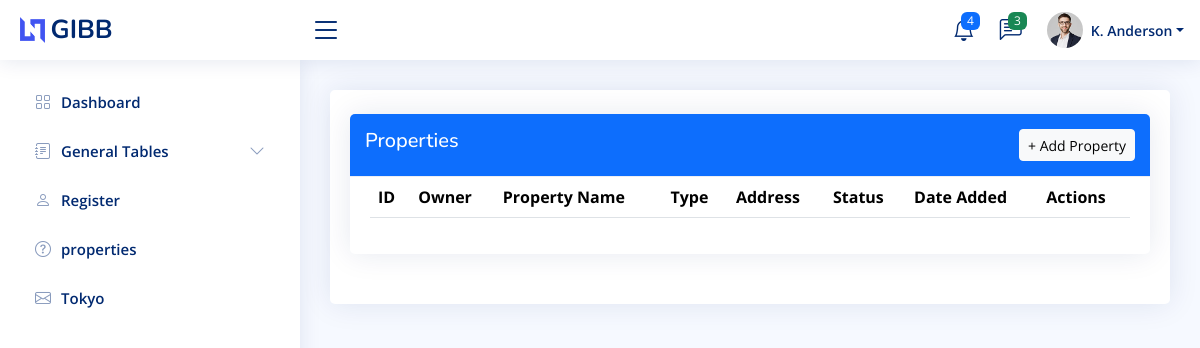
/index.php?page=properties, run on an earlier commit of the app's database.
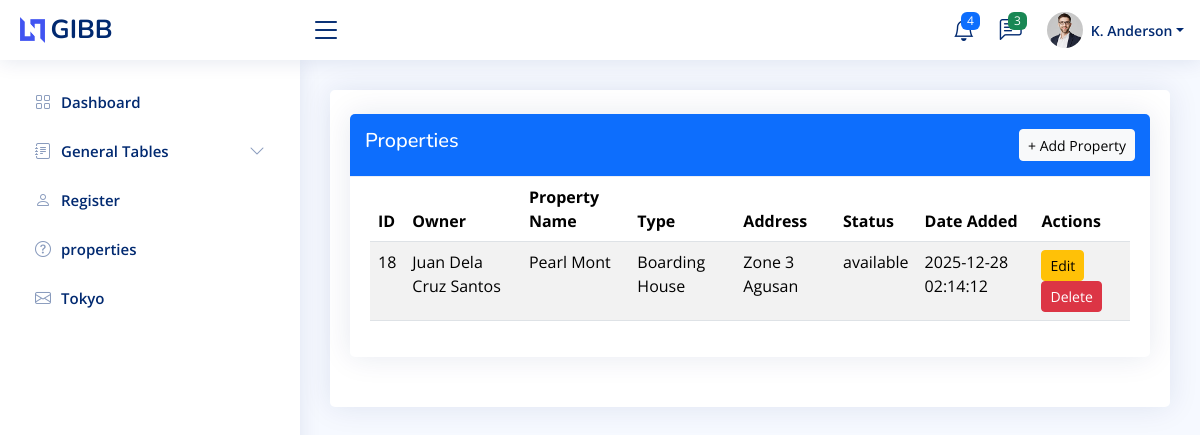
And on a later commit of the database.
### tables this page shows
CREATE TABLE `properties` (
  `property_id` int(11) NOT NULL,
  `owner_id` int(11) DEFAULT NULL,
  `property_name` varchar(100) DEFAULT NULL,
  `type` enum('Condominium','Boarding House','Rental Home') DEFAULT NULL,
  `address` varchar(255) DEFAULT NULL,
  `status` enum('available','unavailable','under maintenance','renovation') DEFAULT NULL,
  `created_at` timestamp NOT NULL DEFAULT current_timestamp(),
  `updated_at` timestamp NOT NULL DEFAULT current_timestamp() ON UPDATE current_timestamp()
);

### modules/tbl_properties.php (the view, shortened to what this page needs)
<?php
require_once "conn.php";
$result = $conn->query("
  SELECT p.property_id,
         p.property_name,
         p.type,
         p.address,
         p.status,
         p.created_at,
         p.updated_at,
         o.owner_id,
         CONCAT(o.firstname, ' ', o.lastname, ' ', o.middlename) AS owner_fullname
  FROM properties p
  JOIN owner o ON p.owner_id = o.owner_id
  ORDER BY p.property_id DESC
");
?>
<div class="card mt-4">
  <div class="card-header bg-primary text-white d-flex justify-content-between">
    <h5>Properties</h5>
    <button class="btn btn-light btn-sm" data-bs-toggle="modal" data-bs-target="#addModal">+ Add Property</button>
  </div>
  <div class="card-body table-responsive">
    <table class="table table-striped">
      <thead>
        <tr>
          <th>ID</th>
          <th>Owner</th>
          <th>Property Name</th>
          <th>Type</th>
          <th>Address</th>
          <th>Status</th>
          <th>Date Added</th>
          <th>Actions</th>
        </tr>
      </thead>
      <tbody>
        <?php while ($r = $result->fetch_assoc()): ?>
          <tr>
            <td><?= $r['property_id'] ?></td>
            <td><?= $r['owner_fullname'] ?></td>
            <td><?= $r['property_name'] ?></td>
            <td><?= $r['type'] ?></td>
            <td><?= $r['address'] ?></td>
            <td><?= $r['status'] ?></td>
            <td><?= $r['created_at'] ?></td>
            <td>
              <button class="btn btn-warning btn-sm" data-bs-toggle="modal"
                data-bs-target="#editModal<?= $r['property_id'] ?>">Edit</button>
              <form method="POST" style="display:inline">
                <button type="submit" class="btn btn-danger btn-sm">Delete</button>
              </form>
            </td>
          </tr>
        <?php endwhile; ?>
      </tbody>
    </table>
  </div>
</div>

### index.php (shortened to what this page needs)
<!DOCTYPE html>
<html lang="en">
<head>
  <link href="assets/vendor/bootstrap/css/bootstrap.min.css" rel="stylesheet">
  <link href="assets/vendor/bootstrap-icons/bootstrap-icons.css" rel="stylesheet">
  <link href="assets/vendor/boxicons/css/boxicons.min.css" rel="stylesheet">
  <link href="assets/vendor/quill/quill.snow.css" rel="stylesheet">
  <link href="assets/vendor/quill/quill.bubble.css" rel="stylesheet">
  <link href="assets/vendor/remixicon/remixicon.css" rel="stylesheet">
  <link href="assets/vendor/simple-datatables/style.css" rel="stylesheet">
  <link href="assets/css/style.css" rel="stylesheet">
</head>
<body>
  <header id="header" class="header fixed-top d-flex align-items-center">
    <div class="d-flex align-items-center justify-content-between">
      <a href="index.html" class="logo d-flex align-items-center">
        <img src="assets/img/logo.png" alt="">
        <span class="d-none d-lg-block">GIBB</span>
      </a>
      <i class="bi bi-list toggle-sidebar-btn"></i>
    </div>
    <nav class="header-nav ms-auto">
      <ul class="d-flex align-items-center">
        <li class="nav-item dropdown">
          <a class="nav-link nav-icon" href="#" data-bs-toggle="dropdown">
            <i class="bi bi-bell"></i>
            <span class="badge bg-primary badge-number">4</span>
          </a>
        </li>
        <li class="nav-item dropdown">
          <a class="nav-link nav-icon" href="#" data-bs-toggle="dropdown">
            <i class="bi bi-chat-left-text"></i>
            <span class="badge bg-success badge-number">3</span>
          </a>
        </li>
        <li class="nav-item dropdown pe-3">
          <a class="nav-link nav-profile d-flex align-items-center pe-0" href="#" data-bs-toggle="dropdown">
            <img src="assets/img/profile-img.jpg" alt="Profile" class="rounded-circle">
            <span class="d-none d-md-block dropdown-toggle ps-2">K. Anderson</span>
          </a>
  </header>
  <aside id="sidebar" class="sidebar">
    <ul class="sidebar-nav" id="sidebar-nav">
      <li class="nav-item">
        <a class="nav-link collapsed" href="index.html  ">
          <i class="bi bi-grid"></i>
          <span>Dashboard</span>
        </a>
      </li>
      <li class="nav-item">
        <a class="nav-link collapsed" data-bs-target="#forms-nav" data-bs-toggle="collapse" href="#">
          <i class="bi bi-journal-text"></i><span>General Tables</span><i class="bi bi-chevron-down ms-auto"></i>
        </a>
          </li>
      <li class="nav-item">
        <a class="nav-link collapsed" href="index.php?page=register">
          <i class="bi bi-person"></i>
          <span>Register</span>
        </a>
      </li>
      <li class="nav-item">
        <a class="nav-link collapsed" href="index.php?page=properties">
          <i class="bi bi-question-circle"></i>
          <span>properties</span>
        </a>
      </li>
      <li class="nav-item">
        <a class="nav-link collapsed" href="index.php?page=tokyo">
          <i class="bi bi-envelope"></i>
          <span>Tokyo</span>
        </a>
      </li>
    </ul>
  </aside>
  <main id="main" class="main">
    <section class="section">
      <div class="row">
        <div class="col-lg-12">
          <div class="card">
            <div class="card-body">
                  <?php
                    if (isset($_GET["page"])) {
                      $page = $_GET["page"];
                      switch ($page) {
                        case "properties":
                          include"modules/tbl_properties.php";
                          break;
                      }
                    }
?>
            </div>
          </div>
        </div>
      </div>
    </section>
  </main>
</body>
</html>

### assets/css/style.css (style rules this page uses)
:root { scroll-behavior: smooth; }
body { font-family: "Open Sans", sans-serif; background: #f6f9ff; color: #444444; }
a { color: #4154f1; text-decoration: none; }
h1, h2, h3, h4, h5, h6 { font-family: "Nunito", sans-serif; }
#main { margin-top: 60px; padding: 20px 30px; transition: all 0.3s; }
.card { margin-bottom: 30px; border: none; border-radius: 5px; box-shadow: 0px 0 30px rgba(1, 41, 112, 0.1); }
.card-header, .card-footer { border-color: #ebeef4; background-color: #fff; color: #798eb3; padding: 15px; }
.card-body { padding: 0 20px 20px 20px; }
.logo { line-height: 1; }
@media (min-width: 1200px) { .logo { width: 280px; } }
.logo img { max-height: 26px; margin-right: 6px; }
.logo span { font-size: 26px; font-weight: 700; color: #012970; font-family: "Nunito", sans-serif; }
.header { transition: all 0.5s; z-index: 997; height: 60px; box-shadow: 0px 2px 20px rgba(1, 41, 112, 0.1); background-color: #fff; padding-left: 20px; }
.header .toggle-sidebar-btn { font-size: 32px; padding-left: 10px; cursor: pointer; color: #012970; }
.header-nav ul { list-style: none; }
.header-nav>ul { margin: 0; padding: 0; }
.header-nav .nav-icon { font-size: 22px; color: #012970; margin-right: 25px; position: relative; }
.header-nav .nav-profile { color: #012970; }
.header-nav .nav-profile img { max-height: 36px; }
.header-nav .nav-profile span { font-size: 14px; font-weight: 600; }
.header-nav .badge-number { position: absolute; inset: -2px -5px auto auto; font-weight: normal; font-size: 12px; padding: 3px 6px; }
.sidebar { position: fixed; top: 60px; left: 0; bottom: 0; width: 300px; z-index: 996; transition: all 0.3s; padding: 20px; overflow-y: auto; scrollbar-width: thin; scrollbar-color: #aab7cf transparent; box-shadow: 0px 0px 20px rgba(1, 41, 112, 0.1); background-color: #fff; }
@media (min-width: 1200px) { #main, #footer { margin-left: 300px; } }
.sidebar-nav { padding: 0; margin: 0; list-style: none; }
.sidebar-nav li { padding: 0; margin: 0; list-style: none; }
.sidebar-nav .nav-item { margin-bottom: 5px; }
.sidebar-nav .nav-link { display: flex; align-items: center; font-size: 15px; font-weight: 600; color: #4154f1; transition: 0.3; background: #f6f9ff; padding: 10px 15px; border-radius: 4px; }
.sidebar-nav .nav-link i { font-size: 16px; margin-right: 10px; color: #4154f1; }
.sidebar-nav .nav-link.collapsed { color: #012970; background: #fff; }
.sidebar-nav .nav-link.collapsed i { color: #899bbd; }
.sidebar-nav .nav-link .bi-chevron-down { margin-right: 0; transition: transform 0.2s ease-in-out; }

What changed in the data, as far as the page shows it:
added properties: property_id "18", owner_fullname "Juan Dela Cruz Santos", property_name "Pearl Mont", type "Boarding House", address "Zone 3 Agusan", status "available", created_at "2025-12-28 02:14:12"
